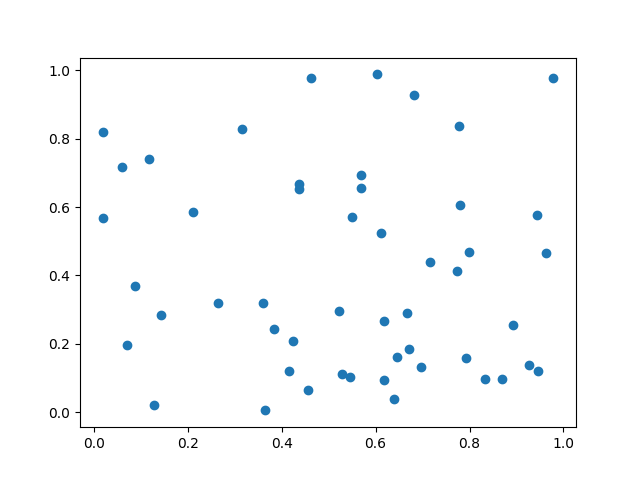

Write the Python code that produced this figure.
import matplotlib.pyplot as plt
import numpy as np

def main():
    np.random.seed(0)

    n = 50
    x = np.random.rand(n)
    y = np.random.rand(n)

    plt.scatter(x, y)
    plt.savefig("./lec15/scatter.png")

if __name__ == "__main__":
    main()
